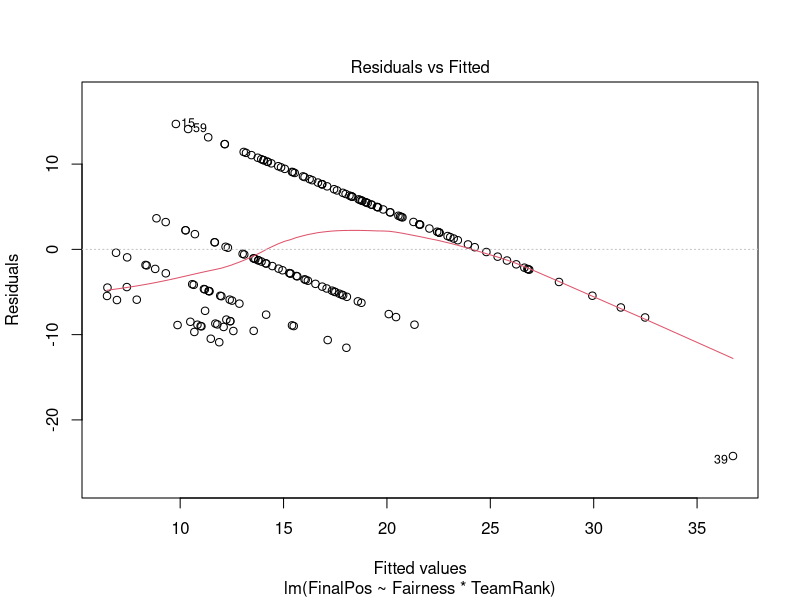
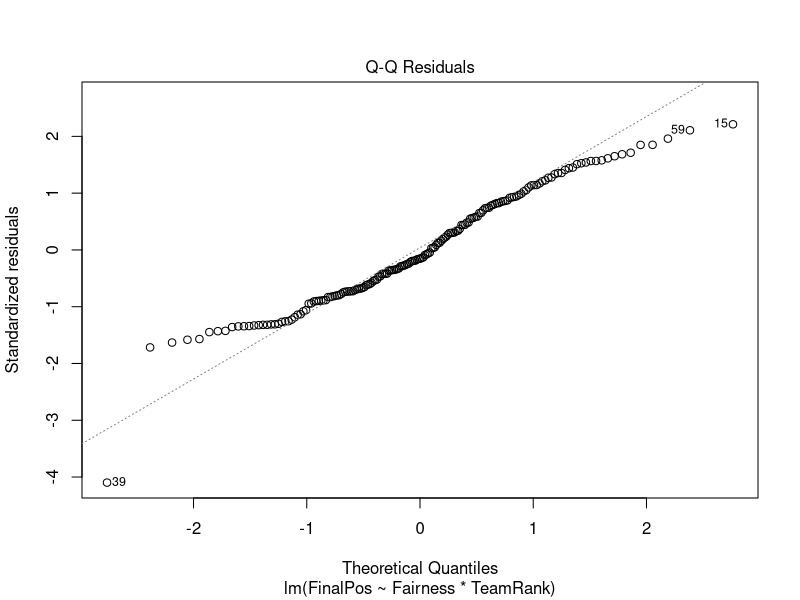
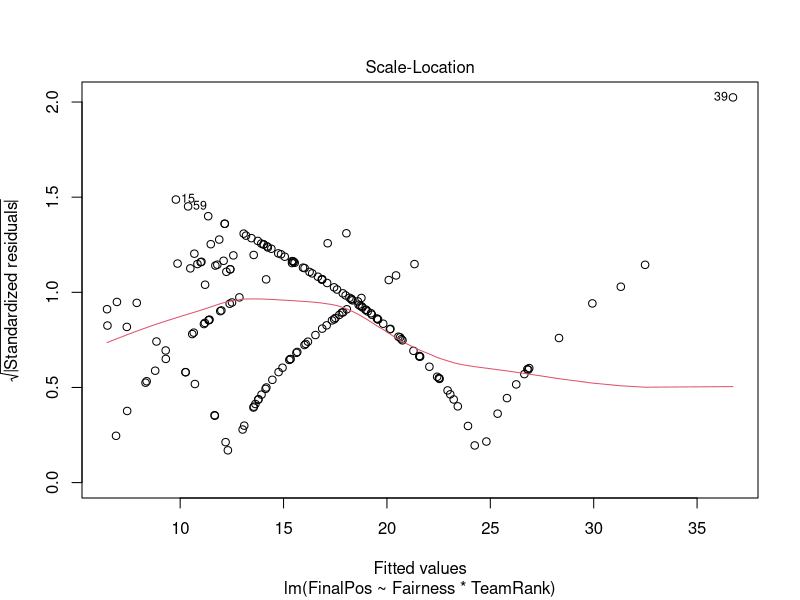
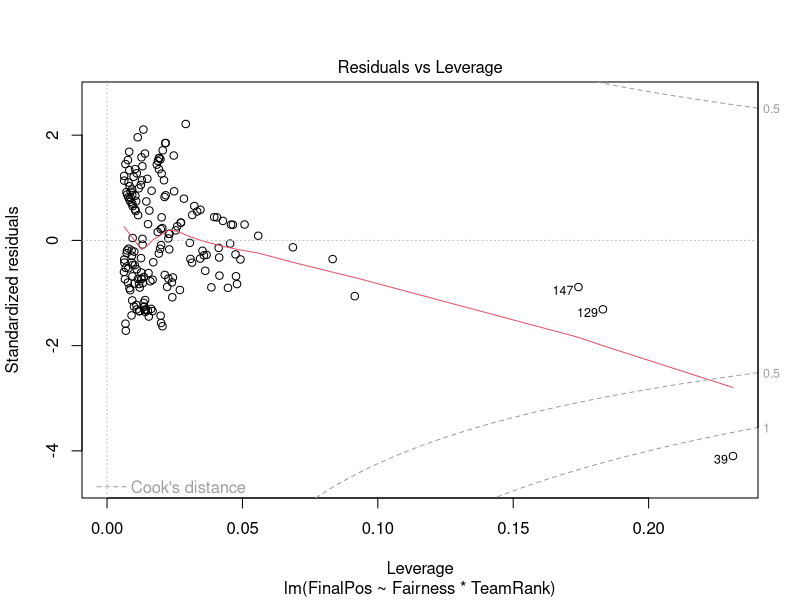
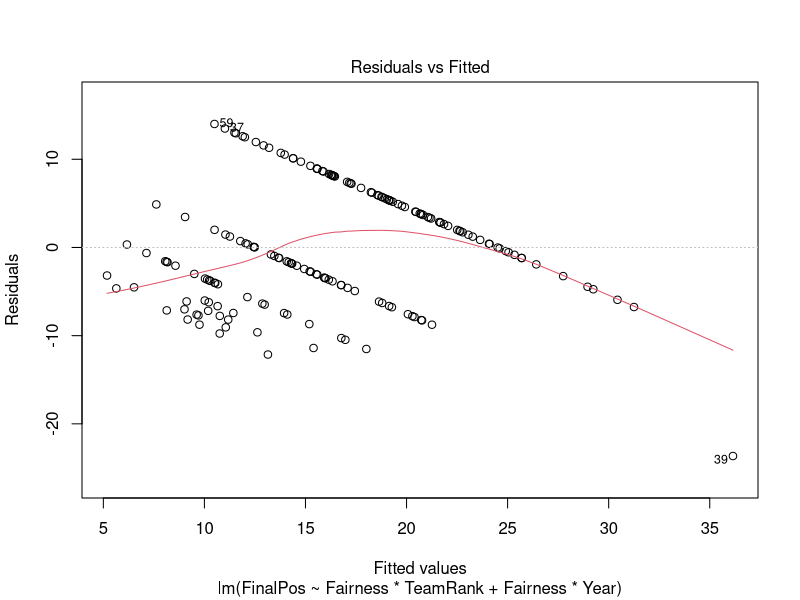
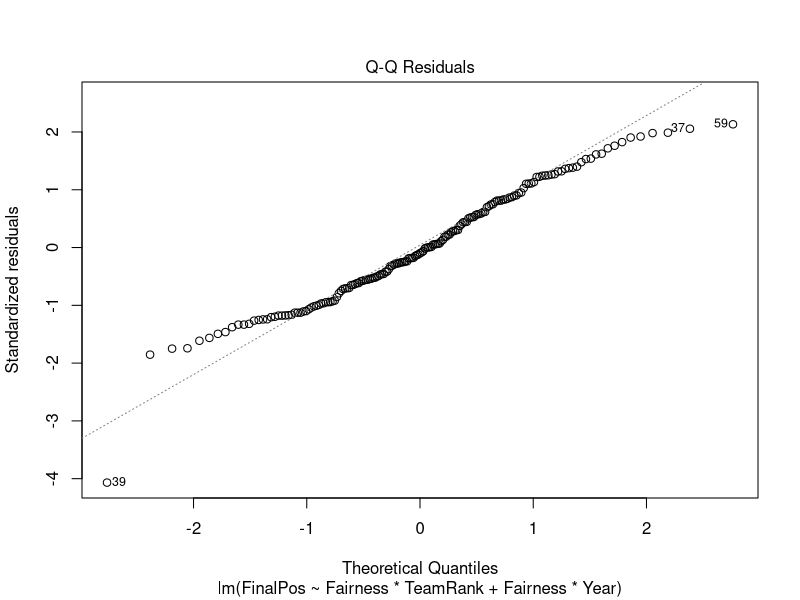
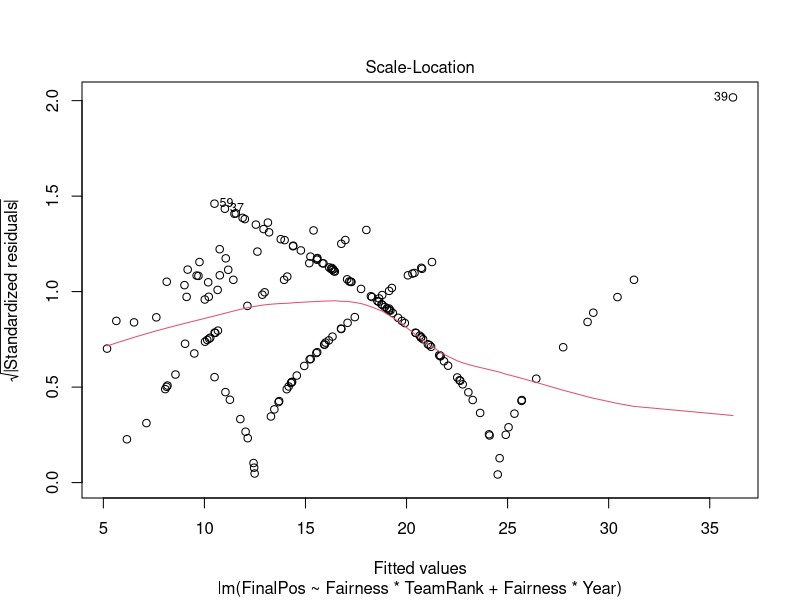
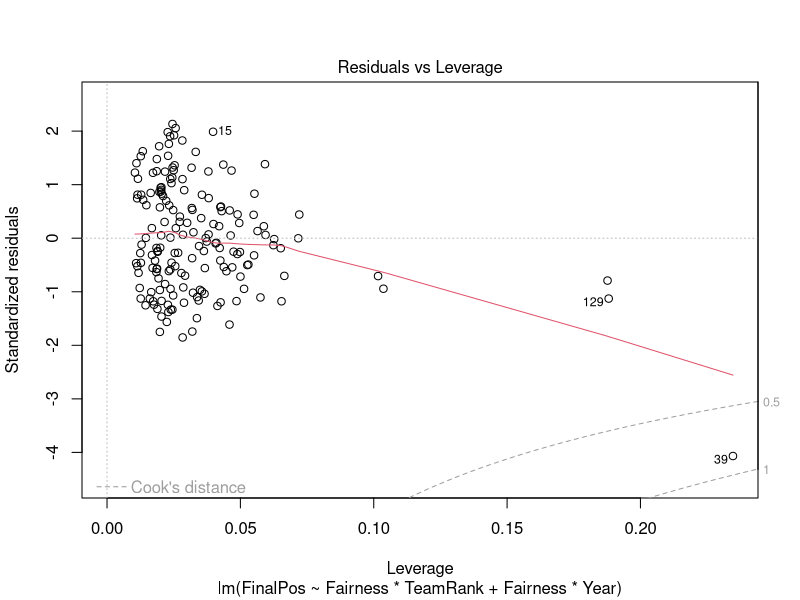

These figures' R source, in order:
data1 <- read.csv("fifa_AllFairnessScore.csv")

set.seed(1)

#data1$Country = as.factor(data1$Country)

# Defining training set by taking data until 2014.
train1 <- data1[1:176, ]

# Defining testing set by taking remaining 2018 data
test1 <- data1[177:208, ]

# Create a multiple linear regression model based on given response and predictor variables.
multi_model1 <- lm(FinalPos ~ Fairness*TeamRank, data = train1)

# View summary of model.
summary(multi_model1)

# Create a model using backwards step function.
backwards_multi_model <- step(multi_model1, direction = "backward")

# Assign backwards_log_model to log_model2.
multi_model2 <- backwards_multi_model

# Show summary of the improved model.
summary(multi_model2)


# Predict for testing dataset.
fifa_predicted1 <- predict(multi_model1, newdata = test1)

# Fill vector with actual values from testing dataset.
fifa_test1 <- test1[, "FinalPos"]


# Model to have Fairness & Team Rank Interaction + Fairness & Year
multi_model3 <- lm(FinalPos ~ Fairness*TeamRank + Fairness*Year, data = train1)

# View summary of model.
summary(multi_model3)


#plot(data1$FinalPos~data1$Fairness)
#abline(data1$TeamRank)

# Calculate MSE by taking the mean of squared error difference.
MSE <- mean((fifa_predicted1 - fifa_test1) ^ 2)
print(MSE)

# team rank to predict fairness
multi_model4 <- lm(Fairness ~ TeamRank, data = train1)

summary(multi_model4)



## residuals - fairness adjusted for rank, take average per country


# create plots for models
plot(multi_model2)

plot(multi_model3)

plot(multi_model4)


## Scatter plot
## FINAL POS V FAIRNESS, LINE FOR TEAM RANK



# simulate

